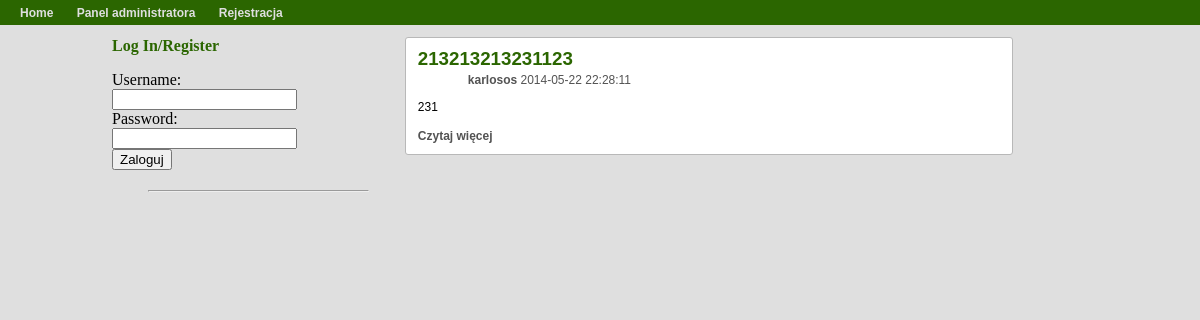
The page / on the database its author committed.
### tables this page shows
CREATE TABLE IF NOT EXISTS `info` (
  `id` int(11) NOT NULL,
  `title` text NOT NULL,
  `description` text NOT NULL,
  `keywords` text NOT NULL,
  `menu` text NOT NULL
);

CREATE TABLE IF NOT EXISTS `articles` (
  `id` int(11) NOT NULL AUTO_INCREMENT,
  `title` text NOT NULL,
  `content` text NOT NULL,
  `excerpt` text NOT NULL,
  `author` text NOT NULL,
  `date` timestamp NOT NULL DEFAULT CURRENT_TIMESTAMP,
  `date_pub` date NOT NULL,
  PRIMARY KEY (`id`)
);

### layout.php (called while the page is built, shortened)
<?php
class layout {
    public function getTop() {
        include 'includes/overlay/top.php';
    }
    public function getBottom() {
        include 'includes/overlay/bottom.php';
    }
    static public function getMenu() {
        $query = mysql_query("SELECT `menu` FROM `info` WHERE `id` = '0'");
        return mysql_result($query, 0, 'menu');
    }
    public function getArticles() {
        include 'showarticles.php';
    }
}

### index.php (called while the page is built, shortened)
<?php
$layout = new layout();
$layout->getTop();
$layout->getArticles();

### showarticles.php (the view, shortened to what this page needs)
<?php
if (isset($_GET['id']) && !empty($_GET['id'])) {
    $result = mysql_query("SELECT id, title, content, excerpt, author, date, date_pub FROM articles WHERE id=" . $_GET['id']);
    while ($row = mysql_fetch_array($result, MYSQL_NUM)) {
        if ($row[6] >= date('Y-m-d') ) {
        echo ("
                <div id='news_separate'>
                    <h3 class='news_title'> $row[1] </h2>
                    <p class='news_author'> $row[4] </p>
                    <p class='news_date'> $row[5] </p>
                    <div class='news_content'> $row[2] </div>
                    <p class='news_footer'><a class='autor' href='panel.php?action=edit_article&id=" . $_GET['id'] . "'>Edytuj</a>
                    <a class='autor' href='delete_article.php?id=" . $_GET['id'] . "'> Usuń </a>
                    </p>
                </div>
			");
         include '/showcomments.php';
        }
    }
    mysql_free_result($result);
    ?>
    <?php
}
else {
    $result = mysql_query("SELECT MAX(id) as id FROM articles");
    $row = mysql_fetch_array($result, MYSQL_ASSOC);
    $id = $row["id"];
    for ($i = $id; $i > 0; $i--) {
        $result = mysql_query("SELECT id, title, content, excerpt, author, date, date_pub FROM articles WHERE id=" . $i);
        while ($row = mysql_fetch_array($result, MYSQL_NUM)) {
            $small = $row[2];
            if ($row[6] >= date('Y-m-d') ) {
            echo("
                <div class='news'>
                    <h3 class='news_title'> <a href='index.php?id=" . $row[0] . "'> $row[1] </a> </h2>
                    <p class='news_author'> $row[4] </p>
                    <p class='news_date'> $row[5] </p>
                    <div class='news_content'> $small </div>
                    <p class='news_footer'><a href='index.php?id=" . $row[0] . "'>Czytaj więcej</a></p>
                </div>
                ");
            }
        }
    }
}
?>

### includes/nav.php (shortened to what this page needs)
<nav>
    <?php echo layout::getMenu() ?>
</nav>

### styles/style.css (style rules this page uses)
body { margin: 0 0 0 0; background-color: #dfdfdf; }
nav { min-height: 25px; min-width: 100%; background-color: #2b6600; }
p { font-family: verdana, arial, sans-serif; font-size: 12px; }
h3 { color: #2b6600; margin-bottom: 0px; margin-top: 0px; font-family: verdana, arial, sans-serif; }
li { list-style-type: none; }
a { text-decoration: none; color:inherit; }
#nav_ul { margin-top: 3px; float: left; -webkit-padding-start: 0px; width: 90%; }
#nav_li { font-size: 12px; display: inline; font-family: verdana, arial, sans-serif; margin-left: 20px; color: #dfdfdf; font-weight: bold; }
.news { background-color: #ffffff; width: 582px; border-radius: 3px; border: solid #b8b8b8 1px; padding-left: 12px; padding-right: 12px; padding-top: 10px; margin-bottom: 8px; padding-bottom: 5px; padding-bottom: 10px; }
.news_title { color: #2b6600; margin-bottom: 0px; margin-top: 0px; }
.news_author { margin-top: 0px; font-weight: bold; display: inline; margin-left: 50px; color: #535353; }
.news_date { display: inline; color: #535353; }
.news_footer { display: inline; color: #535353; font-weight: bold; }
.news_content { text-align: justify; }

### rows shown on the page
info: menu "Home Panel administratora Rejestracja"
articles: title "213213213231123", author "karlosos", date "2014-05-22 22:28:11", content "231"
